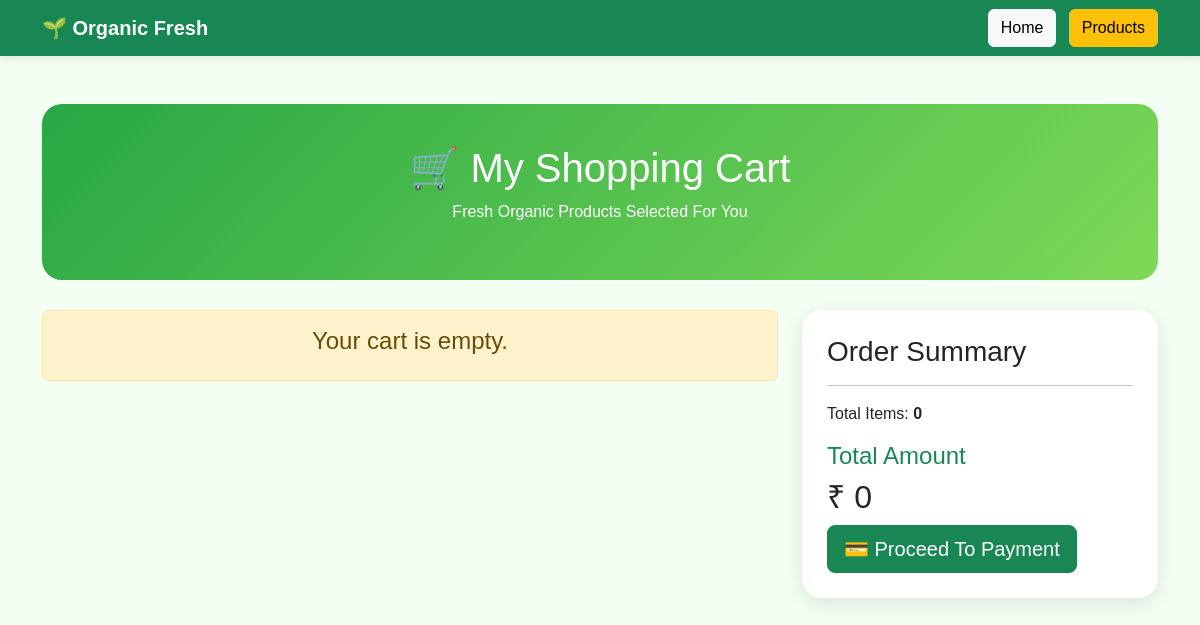
/cart/ (signed in), run on an earlier commit of the app's database.
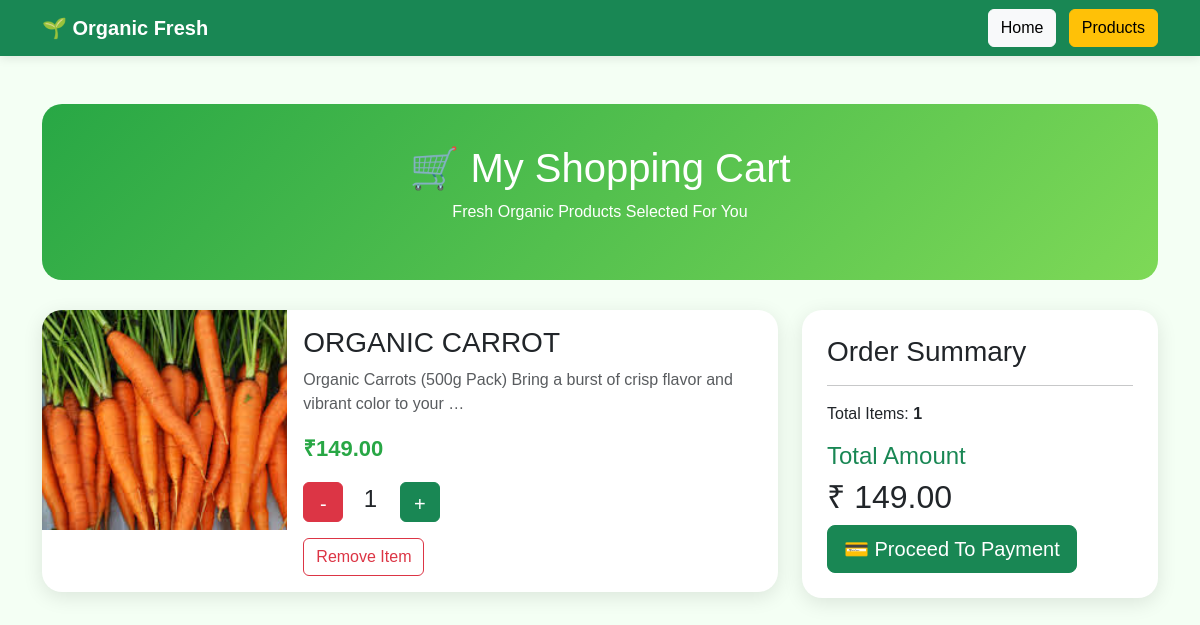
And on a later commit of the database.
### cart/models.py (models this page shows, shortened)
class CartItem(models.Model):
    user = models.ForeignKey(
        User,
        on_delete=models.CASCADE
    )
    product = models.ForeignKey(
        Product,
        on_delete=models.CASCADE
    )
    quantity = models.IntegerField(default=1)

### products/models.py (models this page shows, shortened)
class Product(models.Model):
    name = models.CharField(max_length=100)
    description = models.TextField()
    price = models.DecimalField(
        max_digits=10,
        decimal_places=2
    )
    image = models.ImageField(
        upload_to='products/'
    )
    category = models.CharField(
        max_length=100
    )
    stock = models.IntegerField()

### cart/views.py (the view)
# urls.py: path('', views.cart_view, name='cart_view'),
@login_required
def cart_view(request):
    items = CartItem.objects.filter(user=request.user)
    total = 0
    for item in items:
        total += item.product.price * item.quantity
    return render(
        request,
        'cart/cart.html',
        {
            'items': items,
            'total': total
        }
    )

### templates/cart/cart.html (shortened to what this page needs)
<!DOCTYPE html>
<html lang="en">
<head>
    <link href="https://cdn.jsdelivr.net/npm/bootstrap@5.3.3/dist/css/bootstrap.min.css" rel="stylesheet">
</head>
<body>
<nav class="navbar navbar-expand-lg navbar-dark bg-success">
    <div class="container">
        <a class="navbar-brand fw-bold">
            🌱 Organic Fresh
        </a>
        <div>
            <a href="/" class="btn btn-light me-2">
                Home
            </a>
            <a href="/products/" class="btn btn-warning">
                Products
            </a>
        </div>
    </div>
</nav>
<div class="container py-5">
    <div class="cart-header">
        <h1>🛒 My Shopping Cart</h1>
        <p>
            Fresh Organic Products Selected For You
        </p>
    </div>
    <div class="row">
        <div class="col-lg-8">
            {% for item in items %}
            <div class="card cart-card mb-4">
                <div class="row g-0">
                    <div class="col-md-4">
                        {% if item.product.image %}
                        <img src="{{ item.product.image.url }}"
                             class="img-fluid product-img w-100">
                        {% endif %}
                    </div>
                    <div class="col-md-8">
                        <div class="card-body">
                            <h3>{{ item.product.name }}</h3>
                            <p class="text-muted">
                                {{ item.product.description|truncatewords:15 }}
                            </p>
                            <p class="price">
                                ₹{{ item.product.price }}
                            </p>
                            <div class="mb-3">
                                <a href="/cart/decrease/{{ item.id }}/"
                                   class="btn btn-danger qty-btn">
                                    -
                                </a>
                                <span class="mx-3 fs-4">
                                    {{ item.quantity }}
                                </span>
                                <a href="/cart/increase/{{ item.id }}/"
                                   class="btn btn-success qty-btn">
                                    +
                                </a>
                            </div>
                            <a href="/cart/remove/{{ item.id }}/"
                               class="btn btn-outline-danger">
                                Remove Item
                            </a>
                        </div>
                    </div>
                </div>
            </div>
            {% empty %}
            <div class="alert alert-warning text-center">
                <h4>Your cart is empty.</h4>
            </div>
            {% endfor %}
        </div>
        <div class="col-lg-4">
            <div class="summary-box">
                <h3>Order Summary</h3>
                <hr>
                <p>
                    Total Items:
                    <strong>{{ items.count }}</strong>
                </p>
                <h4 class="text-success">
                    Total Amount
                </h4>
                <h2>
                    ₹ {{ total }}
                </h2>
                <a href="/orders/payment/"
                   class="btn btn-success btn-lg">
                   💳 Proceed To Payment
                </a>
            </div>
        </div>
    </div>
</div>
</body>
</html>

### templates/cart/cart.html (style rules this page uses)
body { background:#f4fff4; font-family:Arial, sans-serif; }
.navbar { box-shadow:0 2px 10px rgba(0,0,0,0.1); }
.cart-header { background:linear-gradient(135deg,#28a745,#7ed957); color:white; padding:40px; border-radius:20px; margin-bottom:30px; text-align:center; }
.cart-card { border:none; border-radius:20px; overflow:hidden; box-shadow:0 5px 20px rgba(0,0,0,0.1); transition:0.3s; }
.product-img { height:220px; object-fit:cover; }
.price { color:#28a745; font-size:22px; font-weight:bold; }
.summary-box { background:white; border-radius:20px; padding:25px; box-shadow:0 5px 20px rgba(0,0,0,0.1); position:sticky; top:20px; }
.qty-btn { width:40px; height:40px; font-size:20px; }

What changed in the data, as far as the page shows it:
added CartItem: product.image (picture), product.name "ORGANIC CARROT", product.description "Organic Carrots (500g Pack) Bring a burst of crisp flavor and vibrant color to your …", product.price "149.00", quantity "1"
Also different on the page:
{{ items.count }}: "0" → "1"
{{ total }}: "0" → "149.00"
text no longer shown: "Your cart is empty."
